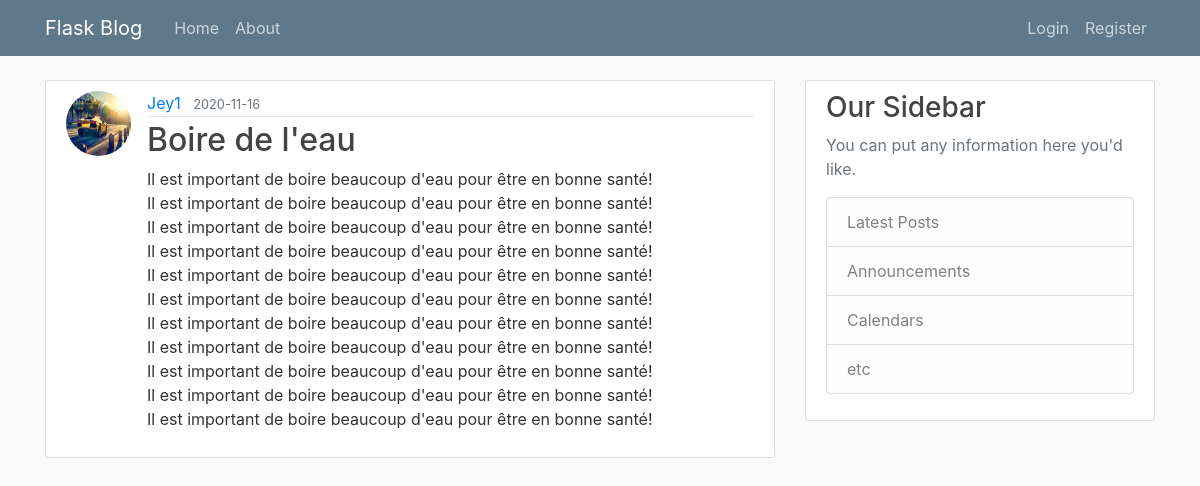
/post/1, run on the app's committed database.
### flaskblog/models.py (models this page shows, shortened)
class User(db.Model, UserMixin):
    id = db.Column(db.Integer, primary_key=True)
    username = db.Column(db.String(20), unique=True, nullable=False)
    email = db.Column(db.String(120), unique=True, nullable=False)
    image_file = db.Column(db.String(20), nullable=False,
                           default='default.jpg')
    password = db.Column(db.String(60), nullable=False)
    posts = db.relationship('Post', backref='author', lazy=True)

class Post(db.Model):
    id = db.Column(db.Integer, primary_key=True)
    title = db.Column(db.String(100), nullable=False)
    date_posted = db.Column(db.DateTime, nullable=False,
                            default=datetime.utcnow)
    content = db.Column(db.Text, nullable=False)
    user_id = db.Column(db.Integer, db.ForeignKey('user.id'), nullable=False)

### flaskblog/posts/routes.py (the view)
@posts.route("/post/<int:post_id>")
def post(post_id):
    post = Post.query.get_or_404(post_id)
    return render_template('post.html', title=post.title, post=post)

### flaskblog/templates/post.html (shortened to what this page needs)
{% extends 'layout.html' %}
{% block content %}
  <article class="media content-section">
    <img class='rounded-circle article-img' src='{{url_for('static', filename="profile_pics/"+post.author.image_file )}}' />
    <div class="media-body">
      <div class="article-metadata">
        <a class="mr-2" href="{{ url_for('users.user_posts', username=post.author.username)}}">{{ post.author.username }}</a>
        <small class="text-muted">{{ post.date_posted.strftime('%Y-%m-%d') }}</small>
      </div>
      <h2 class="article-title">{{ post.title }}</h2>
      <p class="article-content">{{ post.content }}</p>
    </div>
  </article>
{% endblock content %}

### flaskblog/static/main.css (style rules this page uses)
body { background: #fafafa; color: #333333; margin-top: 5rem; }
h1, h2, h3, h4, h5, h6 { color: #444444; }
.content-section { background: #ffffff; padding: 10px 20px; border: 1px solid #dddddd; border-radius: 3px; margin-bottom: 20px; }
.article-title { color: #444444; }
.article-content { white-space: pre-line; }
.article-img { height: 65px; width: 65px; margin-right: 16px; }
.article-metadata { padding-bottom: 1px; margin-bottom: 4px; border-bottom: 1px solid #e3e3e3; }

### data on the page
User: image_file (picture), author.username "Jey1"
Post: date_posted "2020-11-16", title "Boire de l'eau", content "Il est important de boire beaucoup d'eau pour être en bonne santé! Il est important de boire beaucoup d'eau pour être en bonne santé! Il est important de boire beaucoup d'eau pour être en bonne santé! Il est important de boire beaucoup d'eau pour être en bonne santé! Il est important de boire beaucoup d'eau pour être en bonne santé! Il est important de boire beaucoup d'eau pour être en bonne santé! Il est important de boire beaucoup d'eau pour être en bonne santé! Il est important de boire beaucoup d'eau pour être en bonne santé! Il est important de boire beaucoup d'eau pour être en bonne santé! Il est important de boire beaucoup d'eau pour être en bonne santé! Il est important de boire…"
